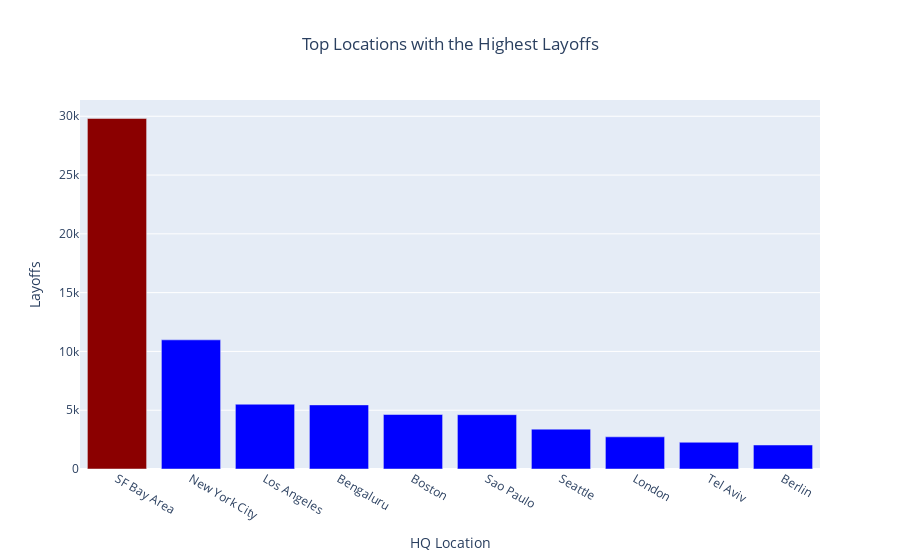

Notebook code for this chart:
### Code cell
# Group by location and sum the layoffs
location_layoffs = (
    clean_df
    .groupby('Location_HQ')['Layoffs']
    .sum()
    .sort_values(ascending = False)
    .reset_index()
    .head(10)
)

# Bar chart for top locations with the most layoffs
fig_location = px.bar(
    location_layoffs, 
    x = 'Location_HQ', 
    y = 'Layoffs', 
    title = 'Top Locations with the Highest Layoffs', 
    labels = {'Location_HQ': 'HQ Location'},
    color = np.where(location_layoffs.index == location_layoffs['Layoffs'].idxmax(), True, False),
    color_discrete_map = {True: 'darkred', False: 'blue'}
)

fig_location.update_layout(title_x = 0.5, showlegend = False)

fig_location.show()

### Figure 1 — Plotly figure (JSON) as saved in the notebook; plotly's stock layout.template omitted (floating-point values rounded to 4 significant figures)
{"data": [{"alignmentgroup": "True", "hovertemplate": "color=True<br>HQ Location=%{x}<br>Layoffs=%{y}<extra></extra>", "legendgroup": "True", "marker": {"color": "darkred", "pattern": {"shape": ""}}, "name": "True", "offsetgroup": "True", "orientation": "v", "showlegend": true, "textposition": "auto", "type": "bar", "x": ["SF Bay Area"], "xaxis": "x", "y": [29814], "yaxis": "y"}, {"alignmentgroup": "True", "hovertemplate": "color=False<br>HQ Location=%{x}<br>Layoffs=%{y}<extra></extra>", "legendgroup": "False", "marker": {"color": "blue", "pattern": {"shape": ""}}, "name": "False", "offsetgroup": "False", "orientation": "v", "showlegend": true, "textposition": "auto", "type": "bar", "x": ["New York City", "Los Angeles", "Bengaluru", "Boston", "Sao Paulo", "Seattle", "London", "Tel Aviv", "Berlin"], "xaxis": "x", "y": [10984, 5509, 5453, 4634, 4620, 3391, 2735, 2275, 2042], "yaxis": "y"}], "layout": {"barmode": "relative", "legend": {"title": {"text": "color"}, "tracegroupgap": 0}, "showlegend": false, "title": {"text": "Top Locations with the Highest Layoffs", "x": 0.5}, "xaxis": {"anchor": "y", "domain": [0, 1], "title": {"text": "HQ Location"}}, "yaxis": {"anchor": "x", "domain": [0, 1], "title": {"text": "Layoffs"}}}}
